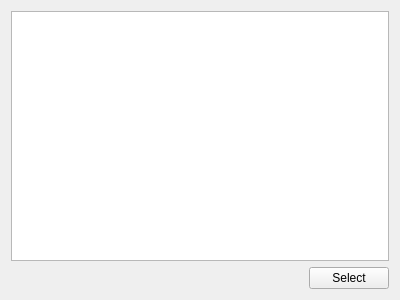
<?xml version="1.0" encoding="UTF-8"?>
<ui version="4.0">
 <class>SelectProcess</class>
 <widget class="QWidget" name="SelectProcess">
  <property name="windowModality">
   <enum>Qt::WindowModal</enum>
  </property>
  <property name="geometry">
   <rect>
    <x>0</x>
    <y>0</y>
    <width>400</width>
    <height>300</height>
   </rect>
  </property>
  <property name="windowTitle">
   <string>Select Process</string>
  </property>
  <property name="windowIcon">
   <iconset>
    <normaloff>../icons/Malware-icon.png</normaloff>../icons/Malware-icon.png</iconset>
  </property>
  <layout class="QVBoxLayout" name="verticalLayout">
   <item>
    <widget class="QTreeView" name="processView"/>
   </item>
   <item>
    <layout class="QHBoxLayout" name="horizontalLayout">
     <item>
      <spacer name="horizontalSpacer">
       <property name="orientation">
        <enum>Qt::Horizontal</enum>
       </property>
       <property name="sizeHint" stdset="0">
        <size>
         <width>40</width>
         <height>20</height>
        </size>
       </property>
      </spacer>
     </item>
     <item>
      <widget class="QPushButton" name="selectButton">
       <property name="text">
        <string>Select</string>
       </property>
      </widget>
     </item>
    </layout>
   </item>
  </layout>
 </widget>
 <layoutdefault spacing="6" margin="11"/>
 <resources/>
 <connections/>
</ui>
